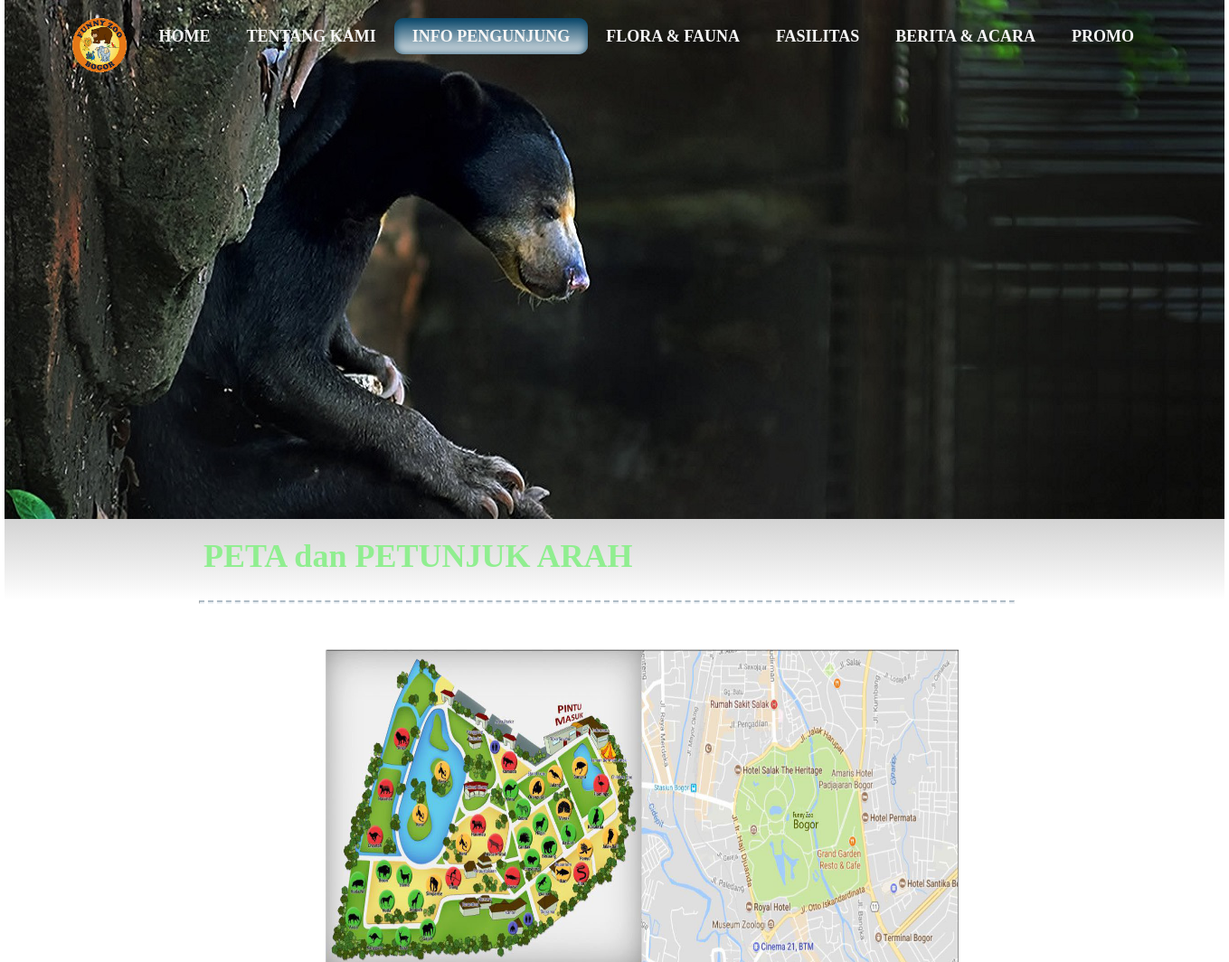
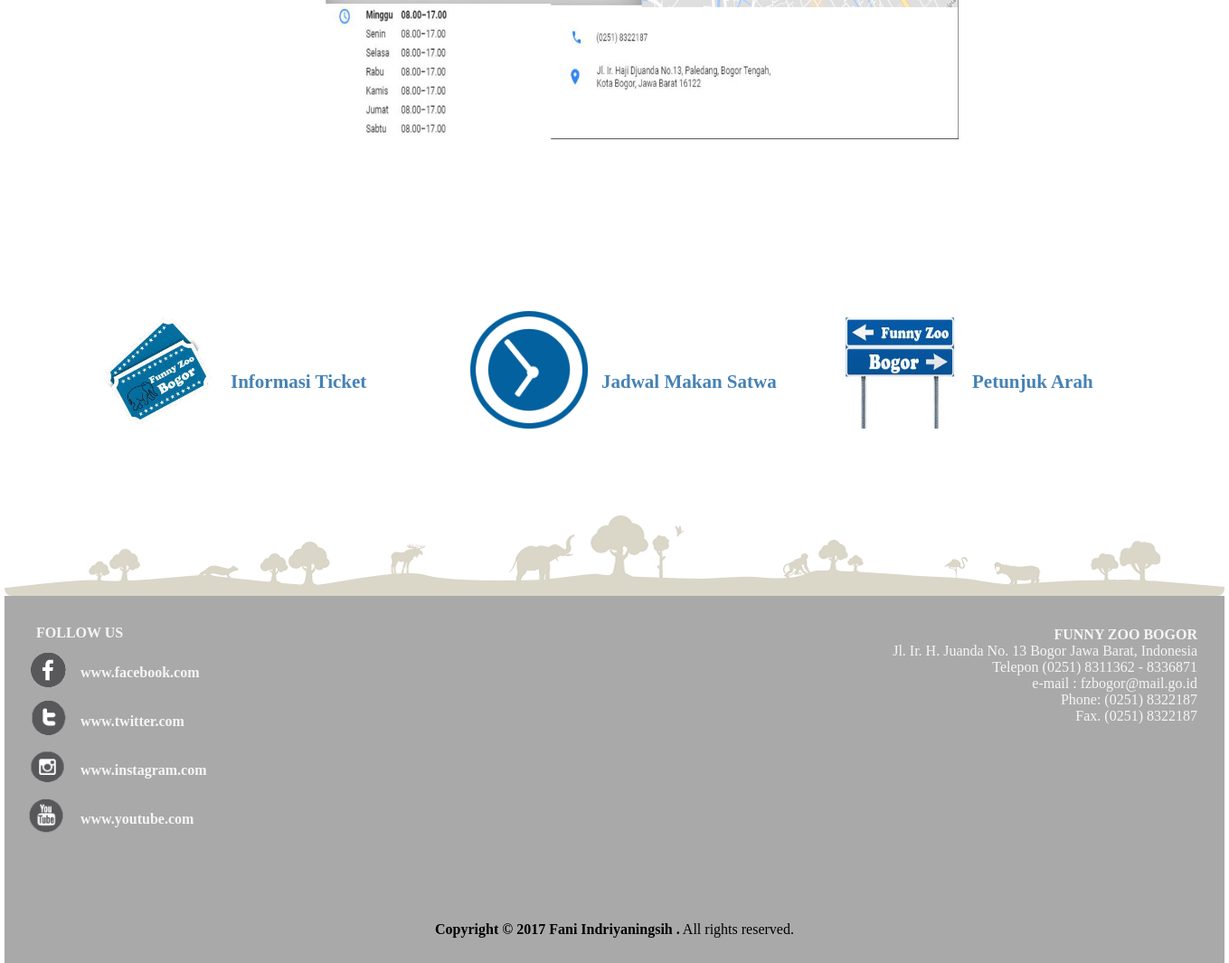
The app's page /CI_Funny_Zoo/index.php/funny_zoo/peta with its own data (2 pictures, top to bottom).
### tables this page shows
CREATE TABLE `tbl_ip` (
  `kd_ip` int(11) NOT NULL,
  `judul_ip` varchar(50) NOT NULL,
  `isi_ip` text NOT NULL,
  `foto_ip` varchar(100) NOT NULL,
  `tgl_ip` date NOT NULL,
  `kd_status` int(11) NOT NULL
);

### CI_Funny_Zoo/application/controllers/Funny_zoo.php (called while the page is built, shortened)
<?php
class Funny_zoo extends CI_Controller {
	public function __construct()
	{
		$this->load->model('funny_model');
	}
	public function peta()
	{
		$data['peta'] = $this->funny_model->get_peta();
		$this->load->view('ip_peta',$data);
	}
}

### CI_Funny_Zoo/index.php (called while the page is built, shortened)
<?php
require_once BASEPATH.'core/CodeIgniter.php';

### CI_Funny_Zoo/application/models/funny_model.php (called while the page is built, shortened)
<?php
class funny_model extends CI_Model
{
	public function get_peta()
	{
		$this->db->where(['kd_status' => 1, 'kd_ip' => 1]);
		$query = $this->db->get('tbl_ip');
		if ( ! empty($query->row()) ) {
			return $query->row();
		}
		return false;
	}
}

### CI_Funny_Zoo/application/views/ip_peta.php (the view, shortened to what this page needs)
<html>
  <head>
    <link rel="stylesheet" type="text/css" href="asset/template/t_peta1.css">
  </head>
  <body>
        <div class="content" style="position:relative;">
        <header>
          <div id='cssmenu' style="position:absolute; top:0px; right:10px;z-index:2;">
              <ul>
                <li><img src="asset/images/gambar/logo.png" width="60px" height="60px" align="left">&nbsp;&nbsp;&nbsp;&nbsp;</li>
                <li class='has-sub '><a href='index.php'><span><b>HOME</b></span></a></li>
                <li class='has-sub '><a href='#'><span><b>TENTANG KAMI</b></span></a>
                </li>
                 <li class='has-sub active'><a href='#'><span><b>INFO PENGUNJUNG</b></span></a>
                </li>
                <li class='has-sub '><a href='#'><span><b>FLORA & FAUNA</b></span></a>
                </li>
                <li class='has-sub '><a href='#'><span><b>FASILITAS</b></span></a>
                </li>
                <li class='has-sub '><a href="<?php echo site_url ('berita') ; ?>"><span><b>BERITA & ACARA</b></span></a>
                </li>
                <li><a href="<?php echo site_url ('promo') ; ?>"><span><b>PROMO</b></span></a></li>
              </ul>
            </div>
           <div id="img_header">
           </div>
        </header>
        </div>
    <div id="konten1">
        <div class="judul">
          <h1><?= $peta->judul_ip ?></h1>
        </div>
    </div>
        <hr class="onepixel">
    <div id="konten2">
      <div id="isi2">
      <div style="">
    <div id="isi2">
      <div class="hasil">
        <img src="http://localhost/funny_zoo/images/ip/<?= $peta->foto_ip ?>"
      style="width:700px; height:500px;">
      </div>
    </div>
      </div>
    </div>
     <div id="info">
      <div id="info1">
      <div id="subinfo">
         <div class="sub1"><br>&nbsp;&nbsp;&nbsp;&nbsp;<a href="<?php echo site_url ('tiket') ; ?>"><img src="asset/images/icon/icon1.jpg" width="130px" height="130px"></a></div>
         <div class="sub2"><a href="<?php echo site_url ('tiket') ; ?>"><strong>Informasi Ticket</strong></a></div><br>
      </div>
      <div id="subinfo">
        <div class="sub1"><br>&nbsp;&nbsp;&nbsp;&nbsp;<a href="<?php echo site_url ('jadwal') ; ?>"><img src="asset/images/icon/icon2a.jpg" width="130px" height="130px"></a></div>
        <div class="sub2"><a href="<?php echo site_url ('jadwal') ; ?>"><strong>Jadwal Makan Satwa</strong></a></div><br>
      </div>
      <div id="subinfo">
        <div class="sub1"><br>&nbsp;&nbsp;&nbsp;&nbsp;<a href="<?php echo site_url ('peta') ; ?>"><img src="asset/images/icon/icon3.jpg" width="130px" height="130px"></a></div>
        <div class="sub2"><a href="<?php echo site_url ('peta') ; ?>"><strong>Petunjuk Arah</strong></a></div><br>
      </div>
    </div>
    </div>
    <div id="konten3">
    </div>
   <div id="footer">
     <div id="footer1">
         <br><div class="link3"><a href="http://www.facebook.com"><strong>FOLLOW US</strong></a></div><br>
         <div class="link1"><br>&nbsp;&nbsp;&nbsp;&nbsp;<a href="http://www.facebook.com"><img src="asset/images/icon/fb.png" width="54px" height="45px"></a></div>
         <div class="link2"><a href="http://www.facebook.com"><strong>www.facebook.com</strong></a></div><br>
         <div class="link1"><br>&nbsp;&nbsp;&nbsp;&nbsp;<a href="http://www.twitter.com"><img src="asset/images/icon/twit.png" width="54px" height="45px"></a></div>
         <div class="link2"><a href="http://www.twitter.com"><strong>www.twitter.com</strong></a></div><br>
         <div class="link1"><br>&nbsp;&nbsp;&nbsp;&nbsp;<a href="http://www.instagram.com"><img src="asset/images/icon/insta.png" width="54px" height="45px"></a></div>
         <div class="link2"><a href="http://www.instagram.com"><strong>www.instagram.com</strong></a></div><br>
         <div class="link1"><br>&nbsp;&nbsp;&nbsp;&nbsp;<a href="http://www.youtube.com"><img src="asset/images/icon/you.png" width="54px" height="45px"></a></div>
         <div class="link2"><a href="http://www.youtube.com"><strong>www.youtube.com</strong></a></div><br>
      </div>
      <div id="footer2">
        <div class="alamat">
          <p>
            <strong>FUNNY ZOO BOGOR</strong><br>
            Jl. Ir. H. Juanda No. 13 Bogor Jawa Barat, Indonesia<br>
            Telepon (0251) 8311362 - 8336871<br>
            e-mail : fzbogor@mail.go.id<br>
            Phone: (0251) 8322187<br>
            Fax. (0251) 8322187<br>
          </p>
        </div>
      </div>
      <div id="footer3"><br><br><br><strong>Copyright &copy; 2017 Fani Indriyaningsih .</strong> All rights
    reserved.</div>
  </div>
  </body>
</html>

### records on screen
tbl_ip: judul_ip "PETA dan PETUNJUK ARAH", foto_ip (picture)
